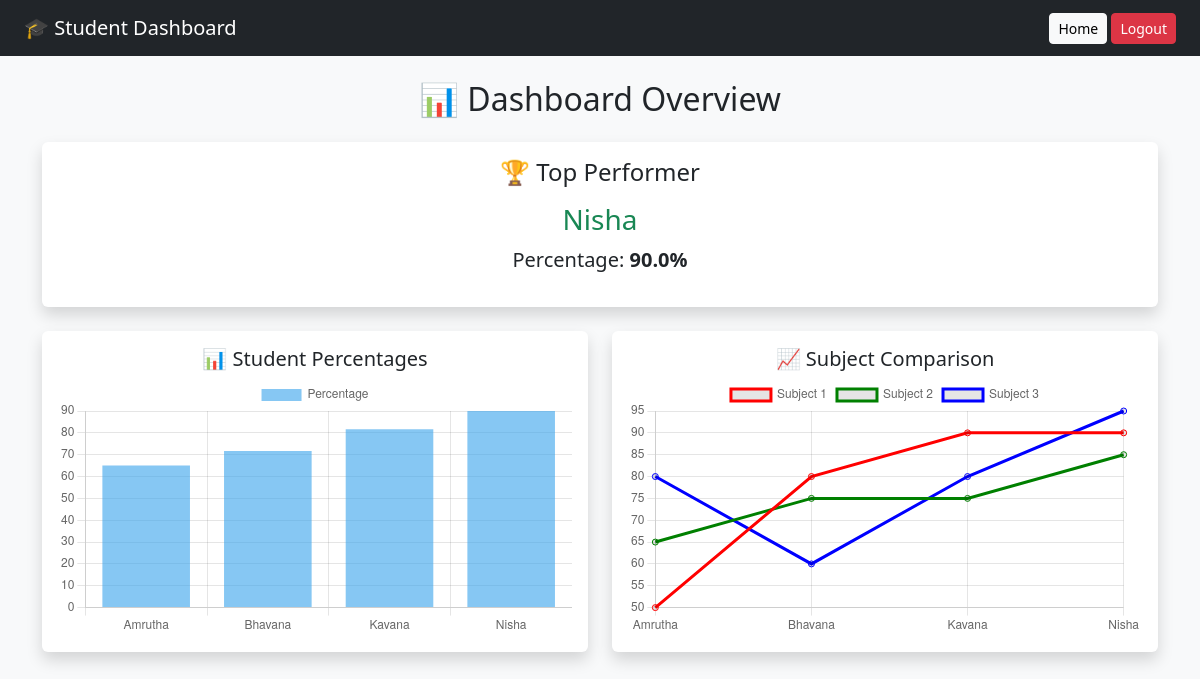
The page /dashboard (signed in) on the database as committed earlier.
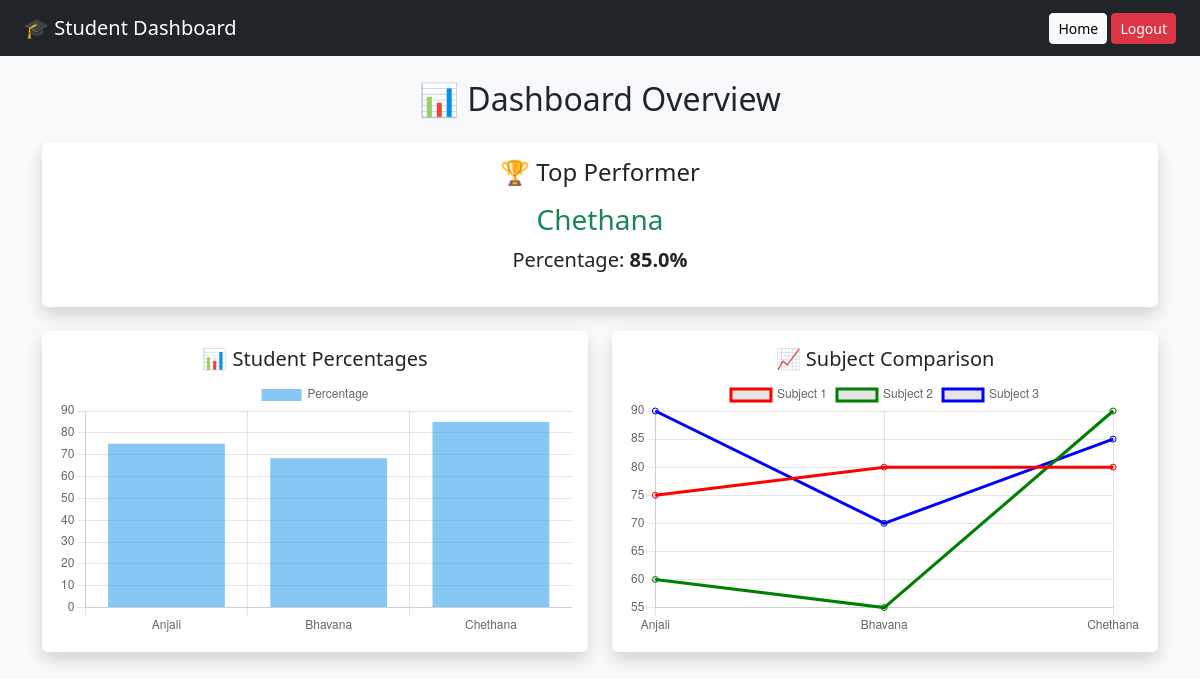
The same page on the database as committed later.
### tables this page shows
CREATE TABLE students (
        id INTEGER PRIMARY KEY AUTOINCREMENT,
        name TEXT,
        subject1 INTEGER,
        subject2 INTEGER,
        subject3 INTEGER,
        total INTEGER,
        percentage REAL,
        grade TEXT
    );

### app.py (the view)
@app.route('/dashboard')
@login_required
def dashboard():
    conn = connect()
    cursor = conn.cursor()
    cursor.execute("SELECT name, percentage, subject1, subject2, subject3 FROM students")
    data = cursor.fetchall()
    cursor.execute("SELECT name, percentage FROM students ORDER BY percentage DESC LIMIT 1")
    topper = cursor.fetchone()
    conn.close()
    return render_template("dashboard.html", data=data, topper=topper)

### app.py (called while the page is built)
def connect():
    return sqlite3.connect('database.db')

def login_required(f):
    @wraps(f)
    def wrapper(*args, **kwargs):
        if 'user' not in session:
            return redirect('/login')
        return f(*args, **kwargs)
    return wrapper

### templates/dashboard.html (shortened to what this page needs)
<!DOCTYPE html>
<html lang="en">
<head>
    <link href="https://cdn.jsdelivr.net/npm/bootstrap@5.3.0/dist/css/bootstrap.min.css" rel="stylesheet">
</head>
<body class="bg-light">
<nav class="navbar navbar-dark bg-dark px-4">
    <span class="navbar-brand">🎓 Student Dashboard</span>
    <div>
        <a href="/" class="btn btn-light btn-sm">Home</a>
        <a href="/logout" class="btn btn-danger btn-sm">Logout</a>
    </div>
</nav>
<div class="container mt-4">
    <h2 class="text-center mb-4">📊 Dashboard Overview</h2>
    <div class="card shadow mb-4 border-0">
        <div class="card-body text-center">
            <h4 class="mb-3">🏆 Top Performer</h4>
            {% if topper %}
                <h3 class="text-success">{{ topper[0] }}</h3>
                <p class="fs-5">Percentage: <strong>{{ topper[1] }}%</strong></p>
            {% else %}
                <p>No data available</p>
            {% endif %}
        </div>
    </div>
    <div class="row g-4">
        <div class="col-md-6">
            <div class="card shadow border-0">
                <div class="card-body">
                    <h5 class="card-title text-center">📊 Student Percentages</h5>
                    <canvas id="barChart"></canvas>
                </div>
            </div>
        </div>
        <div class="col-md-6">
            <div class="card shadow border-0">
                <div class="card-body">
                    <h5 class="card-title text-center">📈 Subject Comparison</h5>
                    <canvas id="subjectChart"></canvas>
                </div>
            </div>
        </div>
    </div>
</div>
<script>
    const studentData = JSON.parse('{{ data | tojson | safe }}');
    const names = studentData.map(x => x[0]);
    const percentages = studentData.map(x => x[1]);
    const s1 = studentData.map(x => x[2]);
    const s2 = studentData.map(x => x[3]);
    const s3 = studentData.map(x => x[4]);
    // Bar Chart
    new Chart(document.getElementById('barChart'), {
        type: 'bar',
        data: {
            labels: names,
            datasets: [{
                label: 'Percentage',
                data: percentages,
                backgroundColor: 'rgba(54, 162, 235, 0.6)'
            }]
        }
    });
    // Line Chart
    new Chart(document.getElementById('subjectChart'), {
        type: 'line',
        data: {
            labels: names,
            datasets: [
                { label: 'Subject 1', data: s1, borderColor: 'red' },
                { label: 'Subject 2', data: s2, borderColor: 'green' },
                { label: 'Subject 3', data: s3, borderColor: 'blue' }
            ]
        }
    });
</script>
</body>
</html>

Rows that differ between the two databases and show on the page:
removed students: name "Nisha", percentage "90.0"
now on this page (row edited): students: name "Chethana", percentage "85.0"
Other text that changed with them:
chart data {{ data | tojson | safe }}: [["Amrutha", 65.0, 50, 65, 80], ["Bhavana", 71.66666666666667, 80, 75, 60], ["Kavana", 81.66666666666667, 90, 75, 80], ["Nisha", 90.0, 90, 85, 95]] → [["Anjali", 75.0, 75, 60, 90], ["Bhavana", 68.33333333333333, 80, 55, 70], ["Chethana", 85.0, 80, 90, 85]]
